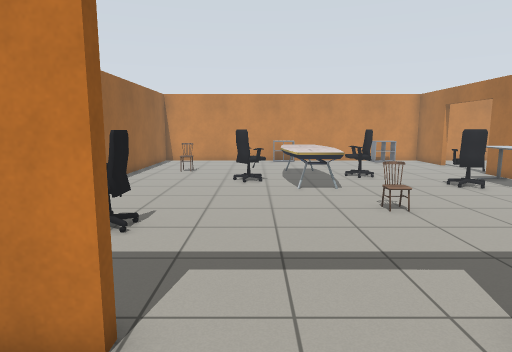
view 1 (above)

22 first-person views from a walk through a Gazebo world. The camera is 1.2 m above the floor, tilts 8° down and sees 75° across. The floor is counted in squares, 0.5 m on a side. Each view is taken from the middle of a square. On the plan, view 1 faces up. The plan holds only what a view shows up to about 19 squares ahead; the rest is blank. Some surface patterns are stand-ins.

view 2
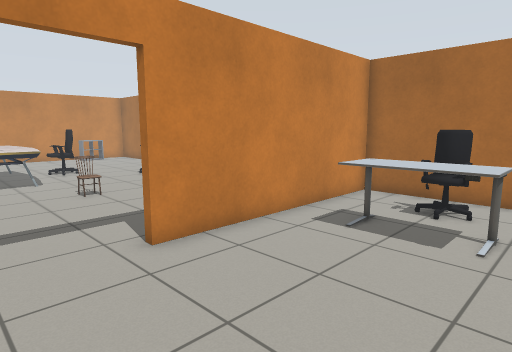

view 3
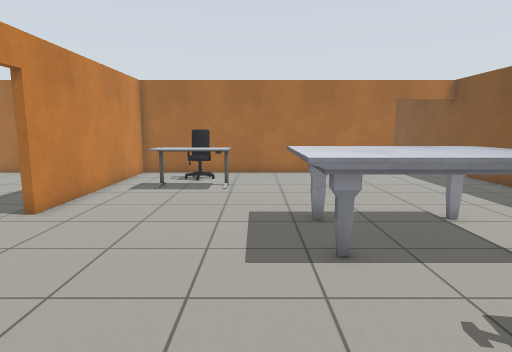

view 4
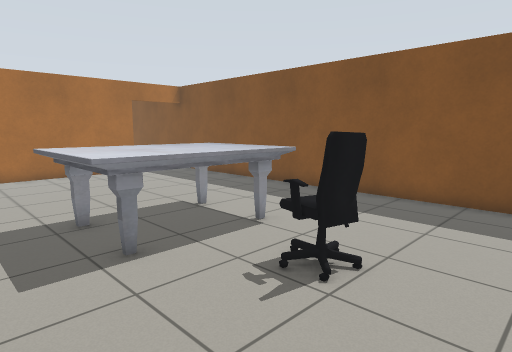

view 5
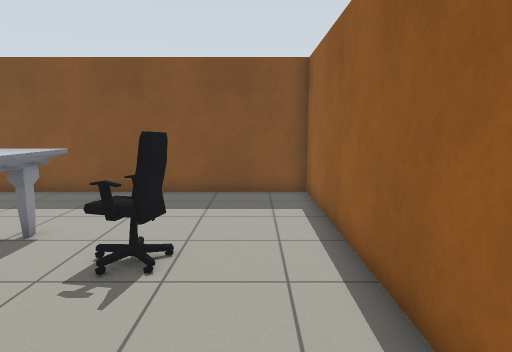

view 6
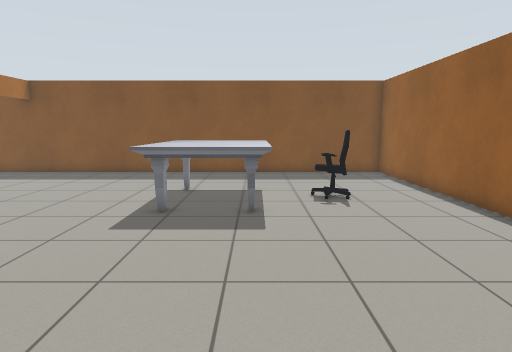

view 7
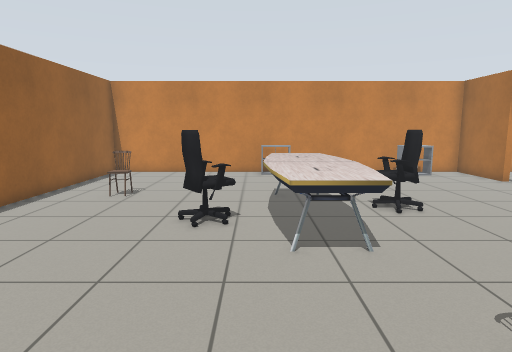

view 8
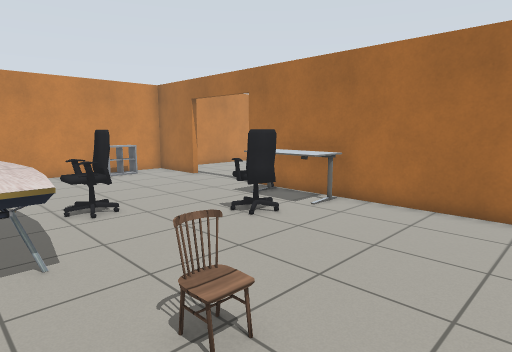

view 9
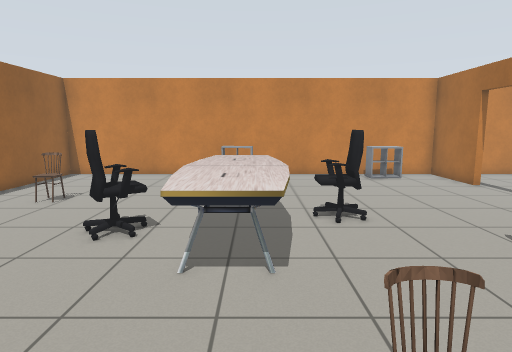

view 10
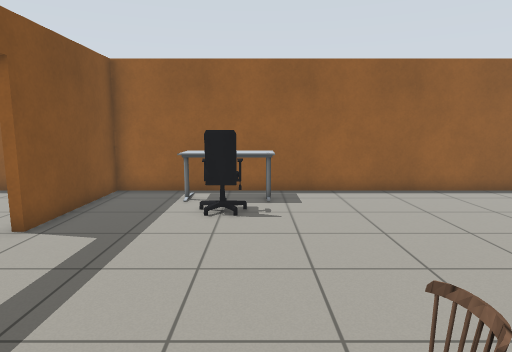

view 11
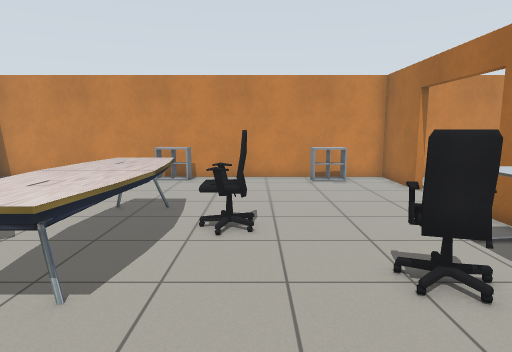

view 12
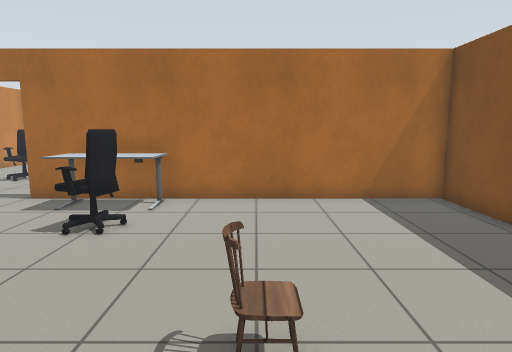

view 13
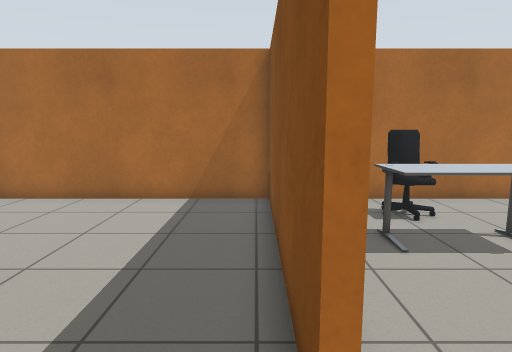

view 14
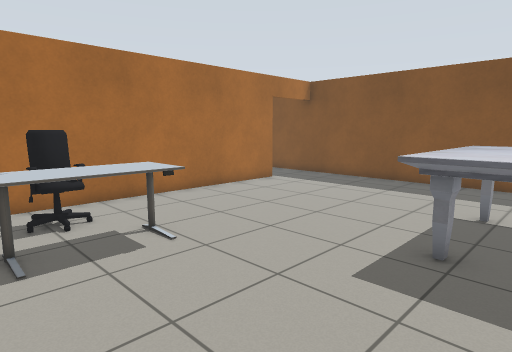

view 15
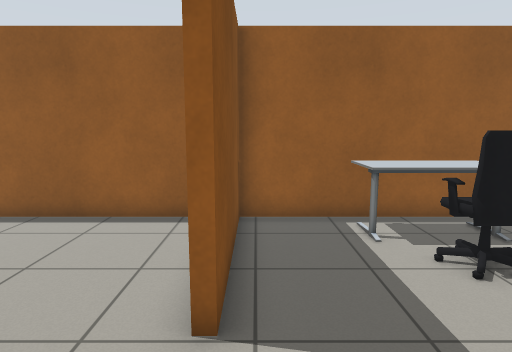

view 16
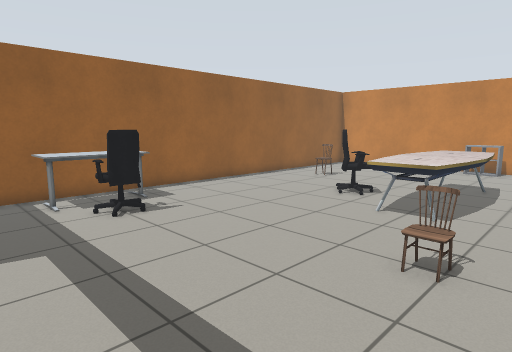

view 17
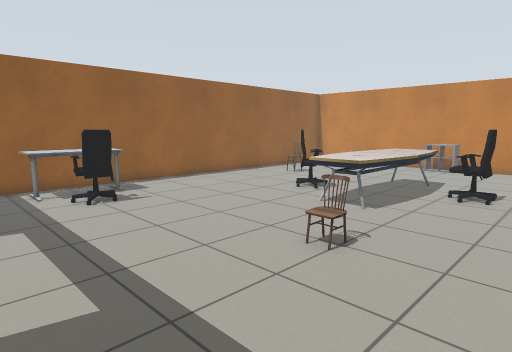

view 18
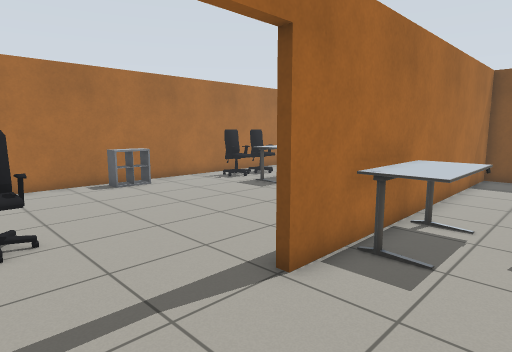

view 19
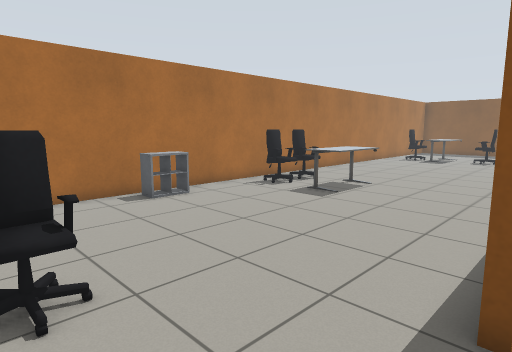

view 20
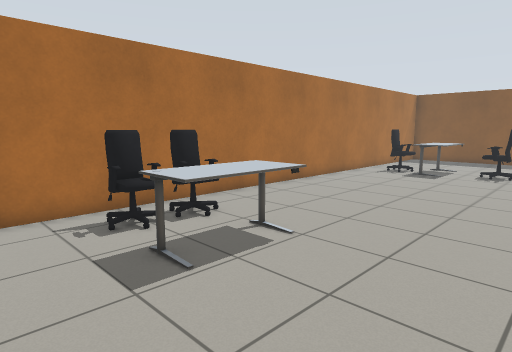

view 21
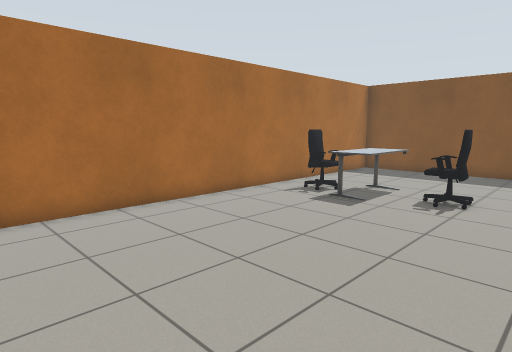

view 22
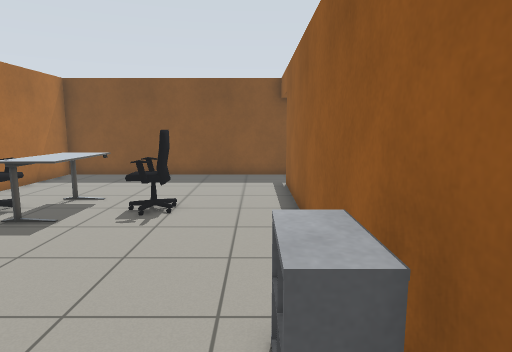

### Floor plan
Ten units are one square. View 1 is at (0, 0); x grows to the right and y downward. Boxes are objects, and circles mark ways between rooms. Rooms are numbered by the first view taken in them; rooms with no view inside come last. Other rooms are left out.
<svg viewBox="-74 -262 318 404">
<path fill="none" stroke="#000" d="M-16 -32 -28 -32M124 106 124 -6M124 -21 124 -32 32 -32M-69 -23 -69 137 125 137M124 -166 124 -179M32 -35 124 -35 124 -124M124 -221 124 -257 -69 -257 -69 -35 -16 -35M127 -6 127 106M181 -257 144 -257M125 137 239 137 239 -204"/>
<rect x="-35" y="65" width="20" height="10" fill="#bbb"><title>office chair</title></rect>
<rect x="-5" y="35" width="40" height="60" fill="#bbb"><title>marble table</title></rect>
<rect x="65" y="-15" width="20" height="40" fill="#bbb"><title>table</title></rect>
<rect x="95" y="-5" width="10" height="20" fill="#bbb"><title>office chair</title></rect>
<rect x="-65" y="-95" width="20" height="30" fill="#bbb"><title>table</title></rect>
<rect x="-45" y="-85" width="20" height="10" fill="#bbb"><title>office chair</title></rect>
<rect x="-45" y="-195" width="10" height="10" fill="#bbb"><title>chair</title></rect>
<rect x="-15" y="-165" width="20" height="20" fill="#bbb"><title>office chair</title></rect>
<rect x="5" y="-195" width="40" height="70" fill="#bbb"><title>table</title></rect>
<rect x="15" y="-255" width="20" height="10" fill="#bbb"><title>shelf</title></rect>
<rect x="35" y="-105" width="10" height="10" fill="#bbb"><title>chair</title></rect>
<rect x="45" y="-175" width="20" height="10" fill="#bbb"><title>office chair</title></rect>
<rect x="85" y="-145" width="10" height="10" fill="#bbb"><title>office chair</title></rect>
<rect x="85" y="-255" width="20" height="20" fill="#bbb"><title>shelf</title></rect>
<rect x="105" y="-165" width="20" height="40" fill="#bbb"><title>table</title></rect>
<rect x="125" y="-25" width="20" height="20" fill="#bbb"><title>shelf</title></rect>
<rect x="165" y="45" width="10" height="20" fill="#bbb"><title>office chair</title></rect>
<rect x="165" y="-225" width="10" height="20" fill="#bbb"><title>office chair</title></rect>
<rect x="185" y="35" width="20" height="40" fill="#bbb"><title>table</title></rect>
<rect x="185" y="-115" width="20" height="40" fill="#bbb"><title>table</title></rect>
<rect x="205" y="45" width="20" height="20" fill="#bbb"><title>office chair</title></rect>
<rect x="215" y="-95" width="10" height="20" fill="#bbb"><title>office chair</title></rect>
<rect x="215" y="-115" width="10" height="20" fill="#bbb"><title>office chair</title></rect>
<rect x="225" y="-165" width="10" height="20" fill="#bbb"><title>shelf</title></rect>
<circle cx="10" cy="-30" r="3" fill="#2a7"/>
<circle cx="125" cy="120" r="3" fill="#2a7"/>
<circle cx="126" cy="-200" r="3" fill="#2a7"/>
<circle cx="130" cy="-145" r="3" fill="#2a7"/>
<text x="30" y="50">1</text>
<text x="30" y="-140">2</text>
<text x="180" y="-60">3</text>
</svg>
Room 1 opens to room 2. Room 1 opens to room 3. Room 2 opens to room 3.

Where each view was taken, in squares from view 1:
view 1: 0 up, 0 right, facing up
view 2: 3 down, 0 right, facing up-right
view 3: 3 down, 6 left, facing right
view 4: 2 down, 6 left, facing down-right
view 5: 1 down, 5 left, facing down
view 6: 5 up, 0 right, facing down
view 7: 7 up, 1 right, facing up
view 8: 7 up, 2 right, facing up-right
view 9: 8 up, 3 right, facing up
view 10: 9 up, 6 right, facing left
view 11: 9 up, 6 right, facing up
view 12: 10 up, 1 right, facing right
view 13: 4 up, 1 right, facing right
view 14: 2 up, 1 right, facing down-right
view 15: 4 up, 2 right, facing left
view 16: 4 up, 6 right, facing up-left
view 17: 4 up, 8 right, facing up-left
view 18: 22 up, 9 right, facing down-right
view 19: 22 up, 12 right, facing down-right
view 20: 14 up, 14 right, facing down-right
view 21: 6 up, 14 right, facing down-right
view 22: 4 up, 14 right, facing down
